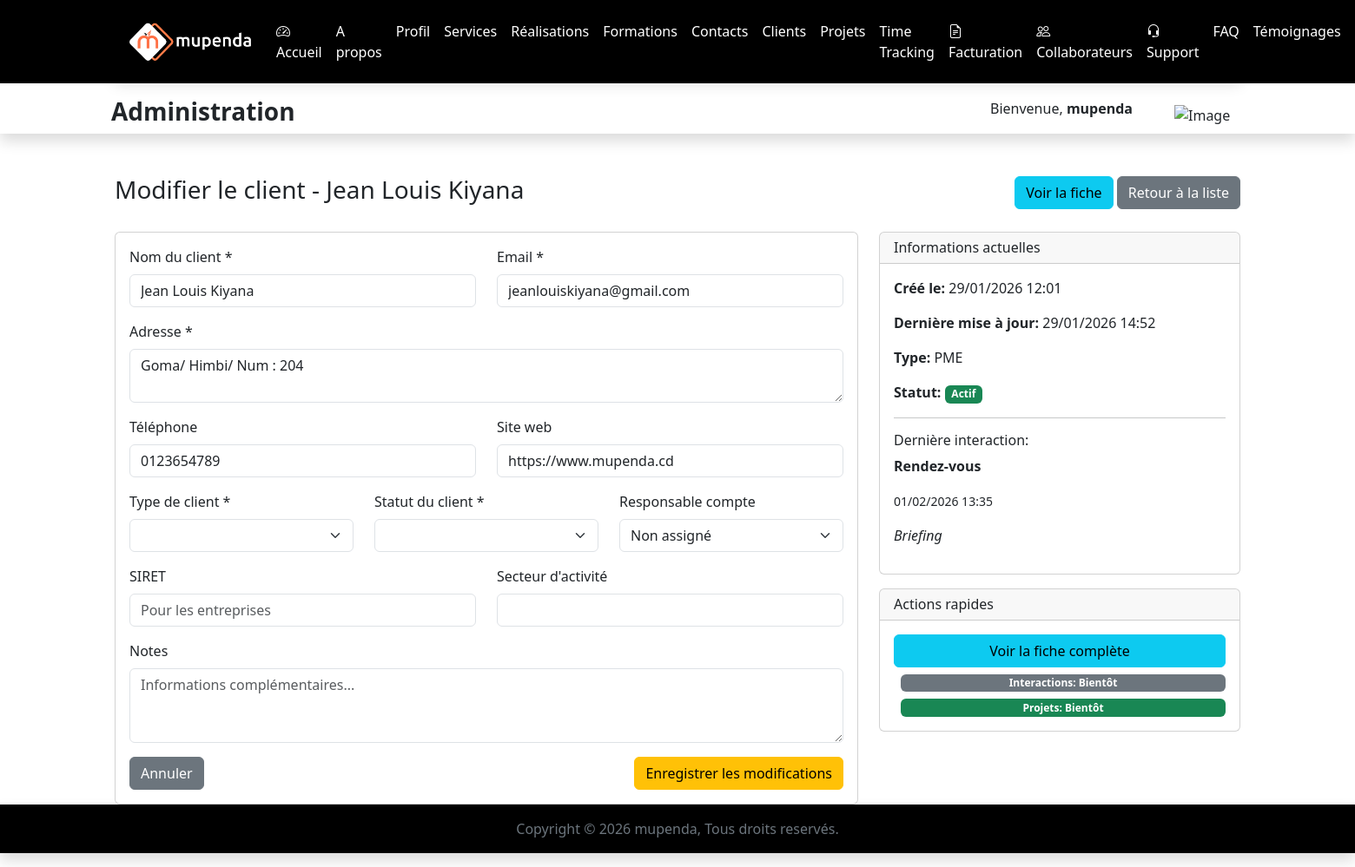
/administration/clients/1/modifier/ (signed in), run on the app's committed database.
### MupendaApp/models.py (models this page shows, shortened)
class CustomUser(AbstractUser):
    is_administrateur = models.BooleanField(default=False)
    is_utilisateur = models.BooleanField(default=True)
    photo_profil = models.ImageField(upload_to="static/images", blank=True, null=True)

class Client(models.Model):
    TYPE_CLIENT_CHOICES = [
        ('PME', 'PME'),
        ('STARTUP', 'Startup'),
        ('GRAND_COMPTE', 'Grand Compte'),
        ('PARTICULIER', 'Particulier'),
    ]
    STATUT_CLIENT_CHOICES = [
        ('PROSPECT', 'Prospect'),
        ('ACTIF', 'Actif'),
        ('INACTIF', 'Inactif'),
        ('ARCHIVE', 'Archivé'),
    ]
    nom = models.CharField(max_length=100)
    adresse = models.CharField(max_length=255)
    email = models.EmailField(unique=True)
    telephone = models.CharField(max_length=20, blank=True, null=True)
    type_client = models.CharField(max_length=20, choices=TYPE_CLIENT_CHOICES, default='PARTICULIER')
    statut_client = models.CharField(max_length=20, choices=STATUT_CLIENT_CHOICES, default='PROSPECT')
    siret = models.CharField(max_length=14, blank=True, null=True, help_text="Numéro SIRET pour les entreprises")
    secteur_activite = models.CharField(max_length=100, blank=True, null=True)
    site_web = models.URLField(blank=True, null=True)
    notes = models.TextField(blank=True, null=True)
    responsable_compte = models.ForeignKey(
        settings.AUTH_USER_MODEL,
        on_delete=models.SET_NULL,
        null=True,
        related_name='clients_geres'
    )
    date_creation = models.DateTimeField(auto_now_add=True)
    date_maj = models.DateTimeField(auto_now=True)
    class Meta:
        ordering = ['-date_creation']
        verbose_name = "Client"
        verbose_name_plural = "Clients"
    def get_derniere_interaction(self):
        return self.interactions.order_by('-date_interaction').first()

class HistoriqueInteraction(models.Model):
    TYPE_INTERACTION_CHOICES = [
        ('APPEL', 'Appel téléphonique'),
        ('EMAIL', 'Email'),
        ('RENDEZ_VOUS', 'Rendez-vous'),
        ('REUNION', 'Réunion'),
        ('DEMONSTRATION', 'Démonstration'),
        ('PROPOSITION', 'Proposition commerciale'),
        ('SUIVI', 'Suivi'),
        ('AUTRE', 'Autre'),
    ]
    client = models.ForeignKey(Client, on_delete=models.CASCADE, related_name='interactions')
    type_interaction = models.CharField(max_length=20, choices=TYPE_INTERACTION_CHOICES)
    date_interaction = models.DateTimeField()
    duree_minutes = models.IntegerField(null=True, blank=True, help_text="Durée en minutes")
    sujet = models.CharField(max_length=200)
    description = CKEditor5Field(blank=True, null=True)
    participant = models.ForeignKey(
        settings.AUTH_USER_MODEL,
        on_delete=models.SET_NULL,
        null=True,
        related_name='interactions_realisees'
    )
    prochain_rappel = models.DateTimeField(null=True, blank=True)
    cree_le = models.DateTimeField(auto_now_add=True)
    class Meta:
        ordering = ['-date_interaction']
        verbose_name = "Historique d'interaction"
        verbose_name_plural = "Historique des interactions"

### MupendaApp/views.py (the view, shortened to what this page needs)
# urls.py: path('administration/clients/<int:client_id>/modifier/', views.ModifierClientView, name='modifier_client'),
@login_required
def ModifierClientView(request, client_id):
    client = get_object_or_404(Client, id=client_id)
    return render(request, 'administration/modifier_client.html', {'client': client})

### MupendaApp/templates/administration/modifier_client.html (shortened to what this page needs)
{% extends 'administration/indexAdmin.html' %}
{% block content %}
<div class="container">
    <div class="d-flex justify-content-between align-items-center mb-4 my-5">
        <h1 class="h3">Modifier le client - {{ client.nom }}</h1>
        <div>
            <a href="{% url 'fiche_client' client.id %}" class="btn btn-info">
                 Voir la fiche
            </a>
            <a href="{% url 'clients' %}" class="btn btn-secondary">
                 Retour à la liste
            </a>
        </div>
    </div>
    <div class="row">
        <div class="col-lg-8">
            <div class="card">
                <div class="card-body">
                    <form method="POST">
                        <div class="row mb-3">
                            <div class="col-md-6">
                                <label for="nom" class="form-label">Nom du client *</label>
                                <input type="text" class="form-control" id="nom" name="nom" value="{{ client.nom }}" required>
                            </div>
                            <div class="col-md-6">
                                <label for="email" class="form-label">Email *</label>
                                <input type="email" class="form-control" id="email" name="email" value="{{ client.email }}" required>
                            </div>
                        </div>
                        <div class="mb-3">
                            <label for="adresse" class="form-label">Adresse *</label>
                            <textarea class="form-control" id="adresse" name="adresse" rows="2" required>{{ client.adresse }}</textarea>
                        </div>
                        <div class="row mb-3">
                            <div class="col-md-6">
                                <label for="telephone" class="form-label">Téléphone</label>
                                <input type="tel" class="form-control" id="telephone" name="telephone" value="{{ client.telephone }}">
                            </div>
                            <div class="col-md-6">
                                <label for="site_web" class="form-label">Site web</label>
                                <input type="url" class="form-control" id="site_web" name="site_web" value="{{ client.site_web }}" placeholder="https://">
                            </div>
                        </div>
                        <div class="row mb-3">
                            <div class="col-md-4">
                                <label for="type_client" class="form-label">Type de client *</label>
                                <select class="form-select" id="type_client" name="type_client" required>
                                </select>
                            </div>
                            <div class="col-md-4">
                                <label for="statut_client" class="form-label">Statut du client *</label>
                                <select class="form-select" id="statut_client" name="statut_client" required>
                                </select>
                            </div>
                            <div class="col-md-4">
                                <label for="responsable_compte" class="form-label">Responsable compte</label>
                                <select class="form-select" id="responsable_compte" name="responsable_compte">
                                    <option value="">Non assigné</option>
                                </select>
                            </div>
                        </div>
                        <div class="row mb-3">
                            <div class="col-md-6">
                                <label for="siret" class="form-label">SIRET</label>
                                <input type="text" class="form-control" id="siret" name="siret" value="{{ client.siret }}" maxlength="14" placeholder="Pour les entreprises">
                            </div>
                            <div class="col-md-6">
                                <label for="secteur_activite" class="form-label">Secteur d'activité</label>
                                <input type="text" class="form-control" id="secteur_activite" name="secteur_activite" value="{{ client.secteur_activite }}">
                            </div>
                        </div>
                        <div class="mb-3">
                            <label for="notes" class="form-label">Notes</label>
                            <textarea class="form-control" id="notes" name="notes" rows="3" placeholder="Informations complémentaires...">{{ client.notes }}</textarea>
                        </div>
                        <div class="d-flex justify-content-between">
                            <a href="{% url 'ListeClients' %}" class="btn btn-secondary">Annuler</a>
                            <button type="submit" class="btn btn-warning">
                                 Enregistrer les modifications
                            </button>
                        </div>
                    </form>
                </div>
            </div>
        </div>
        <div class="col-lg-4">
            <div class="card">
                <div class="card-header">
                    <h6 class="mb-0">Informations actuelles</h6>
                </div>
                <div class="card-body">
                    <p><strong>Créé le:</strong> {{ client.date_creation|date:"d/m/Y H:i" }}</p>
                    <p><strong>Dernière mise à jour:</strong> {{ client.date_maj|date:"d/m/Y H:i" }}</p>
                    <p><strong>Type:</strong> {{ client.get_type_client_display }}</p>
                    <p><strong>Statut:</strong>
                        {% if client.statut_client == 'ACTIF' %}
                            <span class="badge bg-success">{{ client.get_statut_client_display }}</span>
                        {% elif client.statut_client == 'PROSPECT' %}
                            <span class="badge bg-warning">{{ client.get_statut_client_display }}</span>
                        {% else %}
                            <span class="badge bg-secondary">{{ client.get_statut_client_display }}</span>
                        {% endif %}
                    </p>
                    {% if client.get_derniere_interaction %}
                    <hr>
                    <h6>Dernière interaction:</h6>
                    <p><strong>{{ client.get_derniere_interaction.get_type_interaction_display }}</strong></p>
                    <p><small>{{ client.get_derniere_interaction.date_interaction|date:"d/m/Y H:i" }}</small></p>
                    <p><em>{{ client.get_derniere_interaction.sujet|truncatechars:50 }}</em></p>
                    {% endif %}
                </div>
            </div>
            <div class="card mt-3">
                <div class="card-header">
                    <h6 class="mb-0">Actions rapides</h6>
                </div>
                <div class="card-body">
                    <div class="d-grid gap-2">
                        <a href="{% url 'fiche_client' client.id %}" class="btn btn-info">
                             Voir la fiche complète
                        </a>
                        <span class="badge bg-secondary ms-2">Interactions: Bientôt</span>
                        <span class="badge bg-success ms-2">Projets: Bientôt</span>
                    </div>
                </div>
            </div>
        </div>
    </div>
</div>
{% endblock %}

### MupendaApp/templates/administration/indexAdmin.html (shortened to what this page needs)
{% load static %}
<!DOCTYPE html>
<html lang="fr">
<head>
    <link href="https://cdn.jsdelivr.net/npm/bootstrap@5.3.3/dist/css/bootstrap.min.css" rel="stylesheet">
    <link rel="stylesheet" href="https://cdn.jsdelivr.net/npm/bootstrap-icons@1.13.1/font/bootstrap-icons.min.css">
</head>
<body>
  <section style="background-color: black;">
    <div class="container py-2">
      <nav class="navbar navbar-expand-lg shadow">
        <div class="container-fluid">
          <a class="navbar-brand" href="{% url 'dashboard' %}"><img src="{% static 'images/White Mupenda Company.png' %}" alt="mupenda" width="150"></a>
          <div class="collapse navbar-collapse" id="navbarNavAltMarkup">
            <div class="navbar-nav mx-auto">
              <a class="nav-link text-white active" aria-current="page" href="{% url 'dashboard' %}"><i class="bi bi-speedometer2"></i> Accueil</a>
              <a class="nav-link text-white" href="{% url 'AdminApropos' %}">A propos</a>
              <a class="nav-link text-white" href="{% url 'profil' %}">Profil</a>
              <a class="nav-link text-white" href="{% url 'AdminService' %}">Services</a>
              <a class="nav-link text-white" href="{% url 'AdminRealisation' %}">Réalisations</a>
              <a class="nav-link text-white" href="{% url 'AdminFormation' %}">Formations</a>
              <a class="nav-link text-white" href="{% url 'AdminContact' %}">Contacts</a>
              <a class="nav-link text-white" href="{% url 'clients' %}">Clients</a>
              <a class="nav-link text-white" href="{% url 'AdminProjets' %}">Projets</a>
              <a class="nav-link text-white" href="{% url 'temps' %}">Time Tracking</a>
              <a class="nav-link text-white" href="{% url 'facturation' %}"><i class="bi bi-file-earmark-text"></i> Facturation</a>
              <a class="nav-link text-white" href="{% url 'liste_collaborateurs' %}"><i class="bi bi-people"></i> Collaborateurs</a>
              <a class="nav-link text-white" href="{% url 'support' %}"><i class="bi bi-headset"></i> Support</a>
              <a class="nav-link text-white" href="{% url 'AdminFaq' %}">FAQ</a>
              <a class="nav-link text-white" href="{% url 'AdminTemoignage' %}">Témoignages</a>
              <a class="nav-link text-white" href="{% url 'AdminPartenaire' %}">Partenaires</a>
            </div>
          </div>
        </div>
      </nav>
    </div>
  </section>
  <div class="main-content">
    <section class="shadow">
        <div class="container">
            <div class="row g-4 my-auto">
                <div class="col-md-6 d-flex justify-content-start align-items-center g-3">
                    <h3 class="fw-bold">Administration</h3>
                </div>
                <div class="col-md-6 d-flex justify-content-end align-items-center g-3">
                  <p class="me-5">Bienvenue, <span class="fw-bold"> {{ user.username }} {{ user.last_name }}</span> </p>
                  {% if user.photo_profil %}
                    <img src="{{ user.photo_profil.url }}" class="img-fluid rounded-circle" alt="Image de profil" style="width: 80px; height: 80px; object-fit: cover;">
                  {% else %}
                  <img src="{% static 'images/administration.png' %}" class="img-fluid" alt="Image" style="width: 80px;">
                  {% endif %}
                </div>
            </div>
          </div>
        </div>
  {% block content %}
  {% endblock content %}
  <footer class="shadow" style="background-color: black;">
    <p class="text-secondary text-center py-3">Copyright &copy; 2026 mupenda, Tous droits reservés.</p>
  </footer>
</body>
</html>

### data on the page
CustomUser: username "mupenda"
Client: nom "Jean Louis Kiyana", email "jeanlouiskiyana@gmail.com", adresse "Goma/ Himbi/ Num : 204", telephone "0123654789", site_web "https://www.mupenda.cd", date_creation "29/01/2026 12:01", date_maj "29/01/2026 14:52", type_client "PME", statut_client "Actif", get_derniere_interaction.type_interaction "Rendez-vous", get_derniere_interaction.date_interaction "01/02/2026 13:35", get_derniere_interaction.sujet "Briefing"
